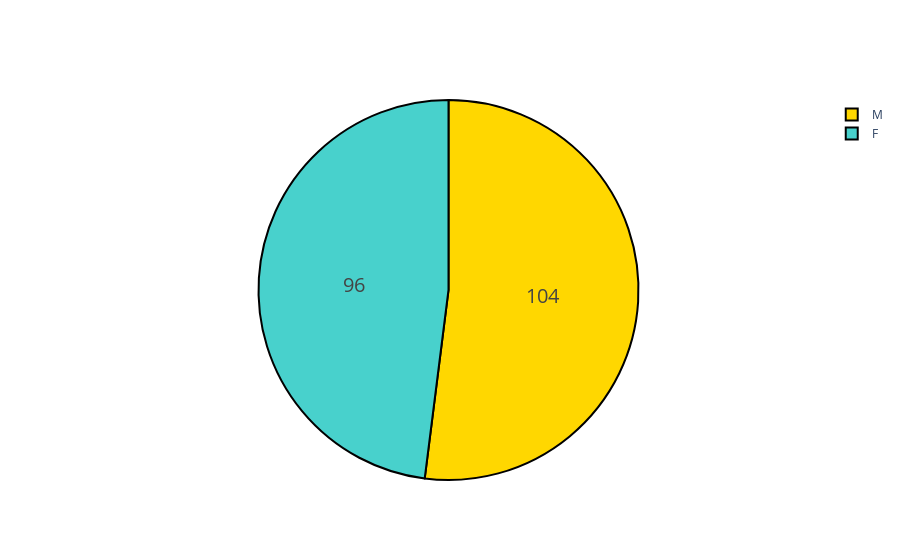

Notebook code cell kept with this figure:
### Code cell
# visualize the number of Sex
colors=['gold','mediumturquoise']
fig=go.Figure(data=[go.Pie(labels=['M','F'],values=[104,96])])
fig.update_traces(hoverinfo='label+percent',textinfo='value',textfont_size=20
                  ,marker=dict(colors=colors,line=dict(color='#000000',width=2)))
fig.show()

### Figure 1 — Plotly figure (JSON) as saved in the notebook; plotly's stock layout.template omitted (floating-point values rounded to 4 significant figures)
{"data": [{"hoverinfo": "label+percent", "labels": ["M", "F"], "marker": {"colors": ["gold", "mediumturquoise"], "line": {"color": "#000000", "width": 2}}, "textfont": {"size": 20}, "textinfo": "value", "type": "pie", "values": [104, 96]}], "layout": {}}
